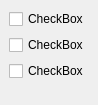
             <widget class="QWidget" name="page_14">
              <property name="geometry">
               <rect>
                <x>0</x>
                <y>0</y>
                <width>93</width>
                <height>105</height>
               </rect>
              </property>
              <attribute name="label">
               <string>Page</string>
              </attribute>
              <layout class="QVBoxLayout">
               <property name="spacing">
                <number>6</number>
               </property>
               <property name="margin">
                <number>9</number>
               </property>
               <item>
                <widget class="QCheckBox" name="checkBox_64">
                 <property name="text">
                  <string>CheckBox</string>
                 </property>
                </widget>
               </item>
               <item>
                <widget class="QCheckBox" name="checkBox_65">
                 <property name="text">
                  <string>CheckBox</string>
                 </property>
                </widget>
               </item>
               <item>
                <widget class="QCheckBox" name="checkBox_66">
                 <property name="text">
                  <string>CheckBox</string>
                 </property>
                </widget>
               </item>
               <item>
                <spacer>
                 <property name="orientation">
                  <enum>Qt::Vertical</enum>
                 </property>
                 <property name="sizeHint" stdset="0">
                  <size>
                   <width>20</width>
                   <height>40</height>
                  </size>
                 </property>
                </spacer>
               </item>
              </layout>
             </widget>
